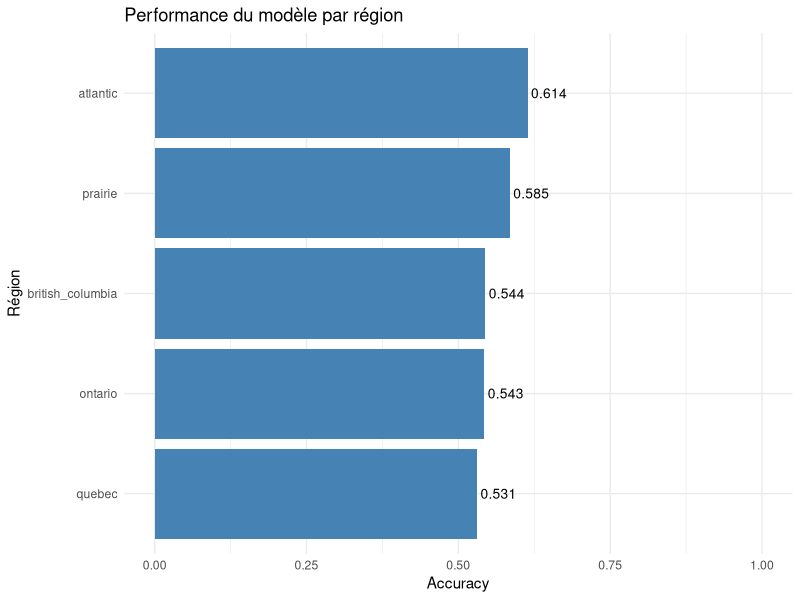
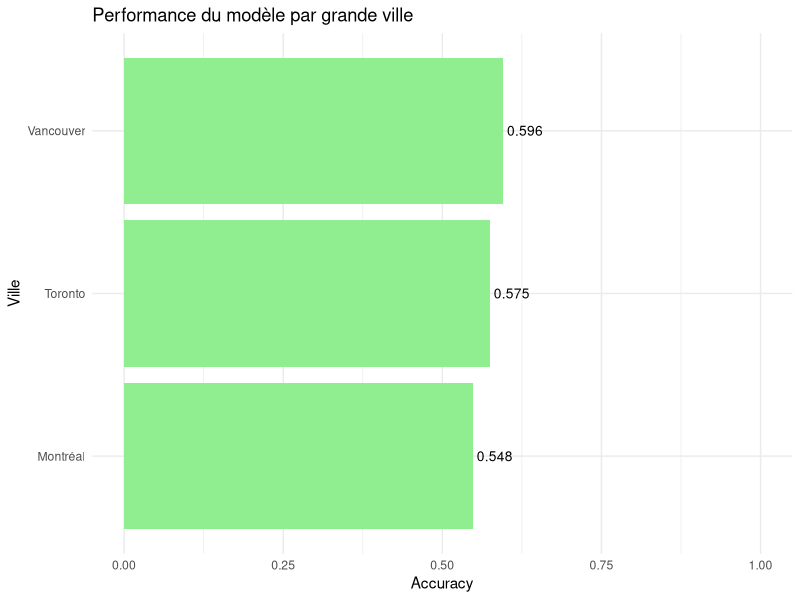
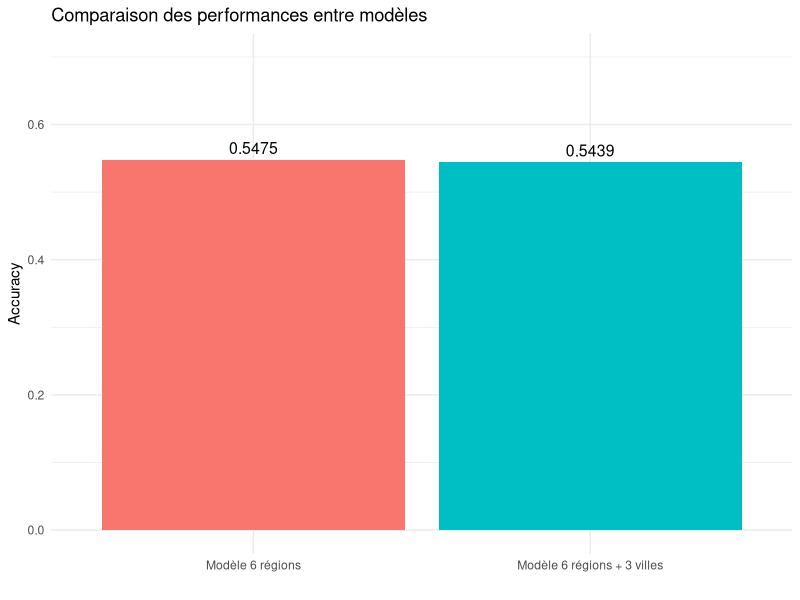
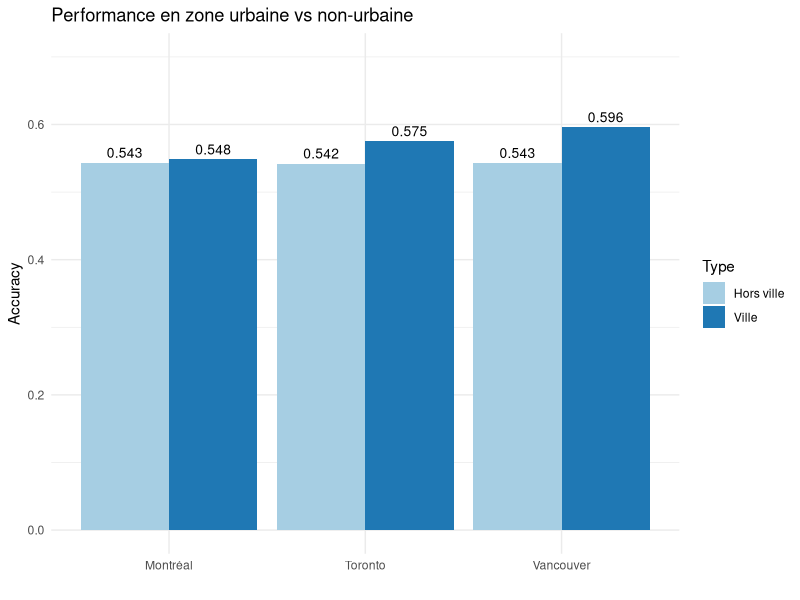

Source code (R) for these figures, in order:
## ---- chunk 1
knitr::opts_chunk$set(echo = TRUE, warning = FALSE, message = FALSE)
library(tidyverse)
library(knitr)
library(kableExtra)
library(ggplot2)
## ---- chunk 2
vote_table <- data.frame(
  Parti = c("bq", "cpc", "lpc", "ndp", "gpc"),
  Application = c(4194, 4244, 5683, 2821, 348),
  Pilote = c(39, 97, 66, 52, 11)
)

kable(vote_table, 
      col.names = c("Parti", "Application", "Pilote"),
      caption = "Distribution des votes dans l'ensemble de validation") %>%
  kable_styling(bootstrap_options = c("striped", "hover"))

# Distribution des villes
city_summary <- data.frame(
  City = c("Montréal", "Toronto", "Vancouver"),
  Count = c(2143, 916, 302),
  Percentage = c(12.21, 5.22, 1.72)
)

kable(city_summary, 
      col.names = c("Ville", "Nombre d'observations", "Pourcentage (%)"),
      caption = "Distribution des grandes villes dans l'ensemble de validation") %>%
  kable_styling(bootstrap_options = c("striped", "hover"))
## ---- chunk 3
# Métriques globales
global_metrics <- data.frame(
  Metric = c("Accuracy globale", "Accuracy premier ou deuxième choix", "Recall moyen (macro)", "Recall pondéré (weighted)"),
  Value = c(0.5439, 0.8291, 0.4524, 0.5439)
)

kable(global_metrics, 
      col.names = c("Métrique", "Valeur"),
      digits = 4,
      caption = "Métriques globales de performance") %>%
  kable_styling(bootstrap_options = c("striped", "hover"))
## ---- chunk 4
# Métriques par parti
party_metrics <- data.frame(
  Party = c("bq", "cpc", "lpc", "ndp", "gpc"),
  Precision = c(0.5430, 0.5669, 0.5185, 0.5629, 0.4483),
  Recall = c(0.8275, 0.5096, 0.4406, 0.4483, 0.0362),
  F1_Score = c(0.6557, 0.5367, 0.4764, 0.4991, 0.0670),
  Support = c(4233, 4341, 5749, 2873, 359),
  Top2_Accuracy = c(0.9608, 0.7754, 0.9019, 0.6638, 0.0808)
)

kable(party_metrics, 
      col.names = c("Parti", "Précision", "Rappel", "F1-Score", "Support", "Top-2 Accuracy"),
      digits = 4,
      caption = "Métriques de performance par parti politique") %>%
  kable_styling(bootstrap_options = c("striped", "hover"))
## ---- chunk 5
# Matrice de confusion
confusion_matrix <- matrix(
  c(3503, 799, 1653, 427, 69, 
    213, 2212, 991, 410, 76, 
    383, 1097, 2533, 743, 129, 
    134, 231, 563, 1288, 72, 
    0, 2, 9, 5, 13),
  nrow = 5, byrow = TRUE,
  dimnames = list(c("bq", "cpc", "lpc", "ndp", "gpc"), c("bq", "cpc", "lpc", "ndp", "gpc"))
)

kable(confusion_matrix, 
      caption = "Matrice de confusion (Lignes: prédictions, Colonnes: valeurs réelles)") %>%
  kable_styling(bootstrap_options = c("striped", "hover"))
## ---- chunk 6
# Métriques par région
region_metrics <- data.frame(
  Region = c("ontario", "quebec", "british_columbia", "prairie", "atlantic", "territories"),
  Observations = c(3899, 9760, 1187, 1906, 803, NA),
  Accuracy = c(0.5427, 0.5307, 0.5442, 0.5845, 0.6139, NA),
  Top2_Accuracy = c(0.8582, 0.8097, 0.8273, 0.8526, 0.8692, NA)
)

kable(region_metrics, 
      col.names = c("Région", "Observations", "Accuracy", "Top-2 Accuracy"),
      digits = 4,
      caption = "Performance par région") %>%
  kable_styling(bootstrap_options = c("striped", "hover"))

# Graphique de performance par région
region_metrics_filtered <- region_metrics %>% filter(!is.na(Accuracy))
ggplot(region_metrics_filtered, aes(x = reorder(Region, Accuracy), y = Accuracy)) +
  geom_bar(stat = "identity", fill = "steelblue") +
  geom_text(aes(label = sprintf("%.3f", Accuracy)), hjust = -0.1, size = 3.5) +
  coord_flip() +
  labs(x = "Région", y = "Accuracy", title = "Performance du modèle par région") +
  theme_minimal() +
  ylim(0, max(1, max(region_metrics_filtered$Accuracy) * 1.1))
## ---- chunk 7
# Métriques par ville
city_metrics <- data.frame(
  City = c("Montréal", "Toronto", "Vancouver"),
  Observations = c(2143, 916, 302),
  Accuracy = c(0.5483, 0.5753, 0.5960),
  Top2_Accuracy = c(0.8339, 0.8657, 0.8477)
)

kable(city_metrics, 
      col.names = c("Ville", "Observations", "Accuracy", "Top-2 Accuracy"),
      digits = 4,
      caption = "Performance par grande ville") %>%
  kable_styling(bootstrap_options = c("striped", "hover"))

# Graphique de performance par ville
ggplot(city_metrics, aes(x = reorder(City, Accuracy), y = Accuracy)) +
  geom_bar(stat = "identity", fill = "lightgreen") +
  geom_text(aes(label = sprintf("%.3f", Accuracy)), hjust = -0.1, size = 3.5) +
  coord_flip() +
  labs(x = "Ville", y = "Accuracy", title = "Performance du modèle par grande ville") +
  theme_minimal() +
  ylim(0, max(1, max(city_metrics$Accuracy) * 1.1))
## ---- chunk 8
# Résultats du bootstrap global
bootstrap_stats <- data.frame(
  Statistic = c("Accuracy moyenne", "Écart-type", "IC inférieur (95%)", "IC supérieur (95%)", "Coefficient de variation (%)"),
  Value = c(0.5068, 0.0184, 0.4666, 0.5435, 3.6306)
)

kable(bootstrap_stats, 
      col.names = c("Statistique", "Valeur"),
      digits = 4,
      caption = "Résultats de l'analyse bootstrap global (100 répétitions)") %>%
  kable_styling(bootstrap_options = c("striped", "hover"))

# Bootstrap par ville
city_bootstrap <- data.frame(
  City = c("Montréal", "Toronto", "Vancouver"),
  Mean_Accuracy = c(0.5233, 0.5744, 0.5979),
  Std_Dev = c(0.0211, 0.0227, 0.0257),
  CI_Lower = c(0.4771, 0.5251, 0.5530),
  CI_Upper = c(0.5680, 0.6189, 0.6556)
)

kable(city_bootstrap, 
      col.names = c("Ville", "Accuracy moyenne", "Écart-type", "IC inférieur (95%)", "IC supérieur (95%)"),
      digits = 4,
      caption = "Résultats bootstrap par ville") %>%
  kable_styling(bootstrap_options = c("striped", "hover"))
## ---- chunk 9
# Comparaison des modèles
comparison_df <- data.frame(
  Metric = c("Accuracy globale", "Amélioration (%)"),
  Model_6_Regions = c(0.5475, NA),
  Model_6_Regions_3_Cities = c(0.5439, NA)
)
comparison_df$Improvement <- comparison_df$Model_6_Regions_3_Cities - comparison_df$Model_6_Regions
comparison_df$Improvement_Percent <- (comparison_df$Improvement / comparison_df$Model_6_Regions) * 100

kable(comparison_df, 
      col.names = c("Métrique", "Modèle 6 régions", "Modèle 6 régions + 3 villes", "Différence", "Différence (%)"),
      digits = 4,
      caption = "Comparaison des performances entre modèles") %>%
  kable_styling(bootstrap_options = c("striped", "hover"))

# Visualisation de la comparaison
model_comparison <- data.frame(
  Model = c("Modèle 6 régions", "Modèle 6 régions + 3 villes"),
  Accuracy = c(0.5475, 0.5439)
)

ggplot(model_comparison, aes(x = Model, y = Accuracy, fill = Model)) +
  geom_bar(stat = "identity", position = "dodge") +
  geom_text(aes(label = sprintf("%.4f", Accuracy)), vjust = -0.5, size = 4) +
  labs(x = "", y = "Accuracy", title = "Comparaison des performances entre modèles") +
  theme_minimal() +
  ylim(0, 0.7) +
  theme(legend.position = "none")
## ---- chunk 10
# Comparaison entre villes et hors villes
city_comparison <- data.frame(
  City = c("Montréal", "Hors Montréal", "Toronto", "Hors Toronto", "Vancouver", "Hors Vancouver"),
  Accuracy = c(0.5483, 0.5433, 0.5753, 0.5422, 0.5960, 0.5430),
  Top2_Accuracy = c(0.8339, 0.8284, 0.8657, 0.8270, 0.8477, 0.8287)
)

kable(city_comparison, 
      col.names = c("Zone", "Accuracy", "Top-2 Accuracy"),
      digits = 4,
      caption = "Comparaison des performances en zone urbaine vs non-urbaine") %>%
  kable_styling(bootstrap_options = c("striped", "hover"))

# Graphique de comparaison ville vs hors ville
city_comparison_reshaped <- data.frame(
  Zone = rep(c("Montréal", "Toronto", "Vancouver"), each = 2),
  Type = rep(c("Ville", "Hors ville"), 3),
  Accuracy = c(0.5483, 0.5433, 0.5753, 0.5422, 0.5960, 0.5430)
)

ggplot(city_comparison_reshaped, aes(x = Zone, y = Accuracy, fill = Type)) +
  geom_bar(stat = "identity", position = "dodge") +
  geom_text(aes(label = sprintf("%.3f", Accuracy)), 
            position = position_dodge(width = 0.9), vjust = -0.5, size = 3.5) +
  labs(x = "", y = "Accuracy", title = "Performance en zone urbaine vs non-urbaine") +
  theme_minimal() +
  ylim(0, 0.7) +
  scale_fill_brewer(palette = "Paired")
